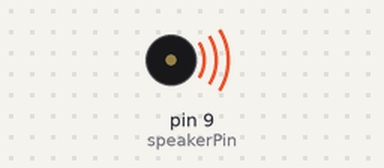
Recording of a sketch running on a simulated Arduino Uno, built with avr-gcc and run on an emulated ATmega328P. Parts: buzzer (waves = sounding).

Above: at 0.2 s.
At 3.9 s:
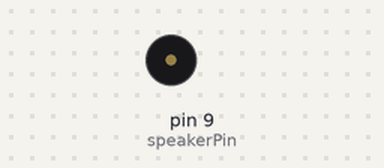
Timing chart, 0 to 6.5 s (numbered marks = the images above):
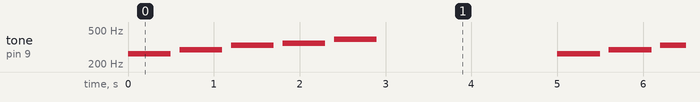

Measured:
- by itself, tone on pin 9 (speakerPin): repeats every 5.0 s: silent 0.10 s, 294 Hz 0.50 s, silent 0.10 s, 330 Hz 0.50 s, silent 0.10 s, 349 Hz 0.50 s, silent 0.10 s, 392 Hz 0.50 s, silent 2.1 s, 262 Hz 0.50 s

The sketch:

sound.ino
```cpp
//Specify digital pin on the Arduino that the positive lead of the speaker is attached.
int speakerPin = 9;
void setup()
{
  pinMode (speakerPin, OUTPUT);
}

void loop()
{
  int melody[] = {262, 294, 330, 349, 392};
  int noteDuration = 500;

  for (int i = 0; i < 5; i++) {
    tone(speakerPin, melody[i], noteDuration);
    delay(noteDuration + 100);
  }

  delay(2000);
}
```
